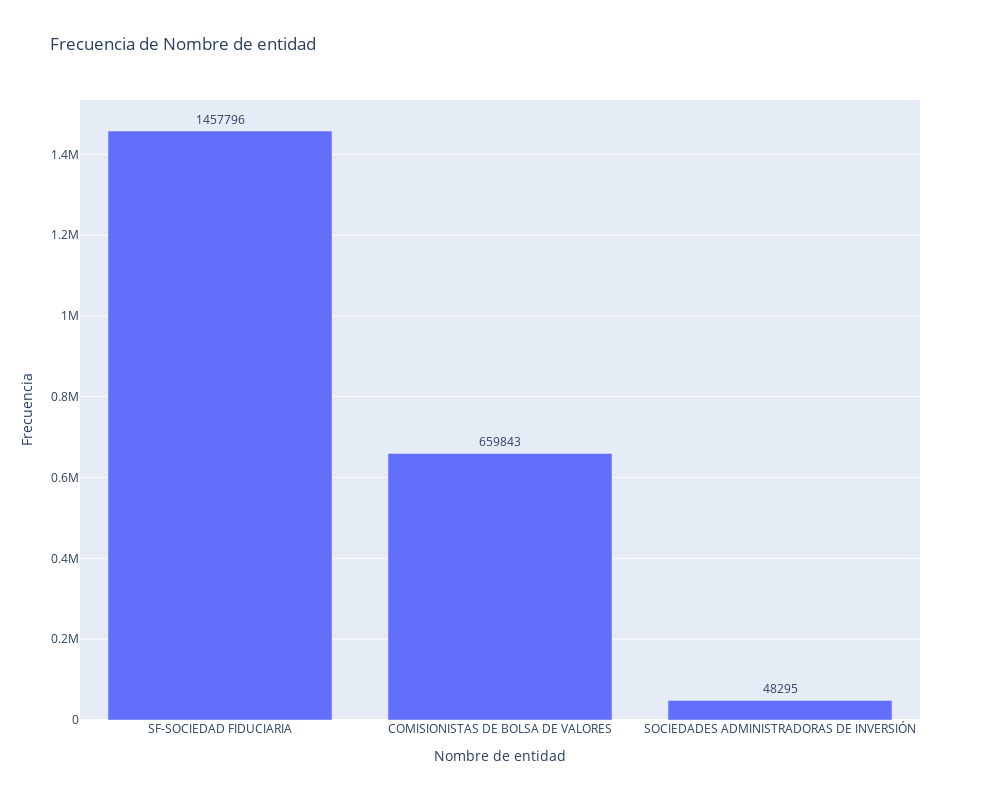

The notebook cell saved with this chart:
### Markdown cell above
- Contar los valores a corde al nombre de la entidad

### Code cell
frecuencia_entidades = df_FondosInversion_colectiva['NOMBRE_TIPO_ENTIDAD'].value_counts().reset_index()

frecuencia_entidades.columns = ['Nombre de tipo entidad', 'Frecuencia']

fig = px.bar(x=frecuencia_entidades['Nombre de tipo entidad'], 
             y=frecuencia_entidades['Frecuencia'],
             labels={'x':'Nombre de entidad', 'y':'Frecuencia'},
             title='Frecuencia de Nombre de entidad',
             text=frecuencia_entidades['Frecuencia']  
            )

fig.update_layout(height=800, width=1000)

fig.update_traces(textposition='outside')  

# Mostrar gráfico
fig.show()

### Figure 1 — Plotly figure (JSON) as saved in the notebook; plotly's stock layout.template omitted (floating-point values rounded to 4 significant figures)
{"data": [{"alignmentgroup": "True", "hovertemplate": "Nombre de entidad=%{x}<br>Frecuencia=%{y}<br>text=%{text}<extra></extra>", "legendgroup": "", "marker": {"color": "#636efa", "pattern": {"shape": ""}}, "name": "", "offsetgroup": "", "orientation": "v", "showlegend": false, "text": [1457796, 659843, 48295], "textposition": "outside", "type": "bar", "x": ["SF-SOCIEDAD FIDUCIARIA", "COMISIONISTAS DE BOLSA DE VALORES", "SOCIEDADES ADMINISTRADORAS DE INVERSIÓN"], "xaxis": "x", "y": [1457796, 659843, 48295], "yaxis": "y"}], "layout": {"barmode": "relative", "height": 800, "legend": {"tracegroupgap": 0}, "title": {"text": "Frecuencia de Nombre de entidad"}, "width": 1000, "xaxis": {"anchor": "y", "domain": [0, 1], "title": {"text": "Nombre de entidad"}}, "yaxis": {"anchor": "x", "domain": [0, 1], "title": {"text": "Frecuencia"}}}}
